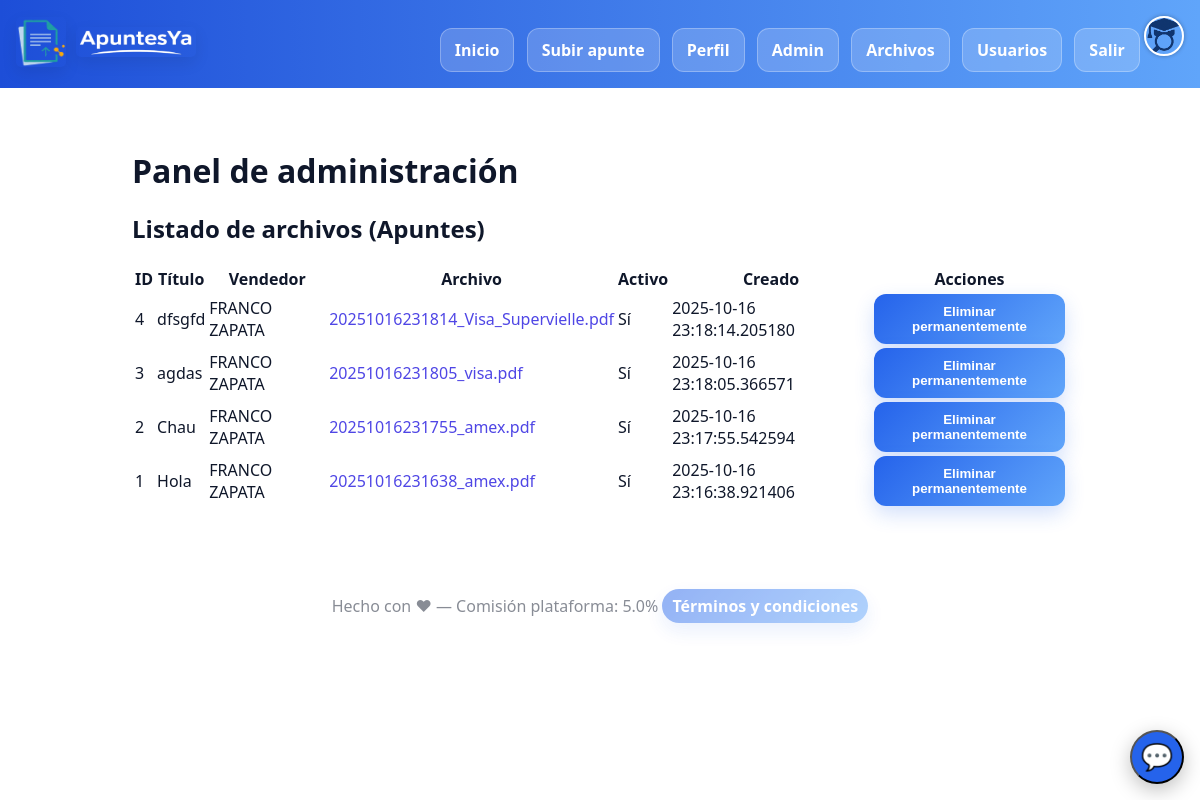
/admin/files (signed in), run on the app's committed database.
### apuntesya2/models.py (models this page shows)
class User(Base, UserMixin):
    __tablename__ = "users"
    id: Mapped[int] = mapped_column(Integer, primary_key=True, autoincrement=True)
    name: Mapped[str] = mapped_column(String(120), nullable=False)
    email: Mapped[str] = mapped_column(String(255), unique=True, nullable=False, index=True)
    password_hash: Mapped[str] = mapped_column(String(255), nullable=False)
    imagen_de_perfil: Mapped[str] = mapped_column(String(255), nullable=True)
    university: Mapped[str] = mapped_column(String(120), nullable=False)
    faculty: Mapped[str] = mapped_column(String(120), nullable=False)
    career: Mapped[str] = mapped_column(String(120), nullable=False)
    is_active: Mapped[bool] = mapped_column(Boolean, default=True)
    is_admin: Mapped[bool] = mapped_column(Boolean, default=False)
    deleted_at: Mapped[datetime] = mapped_column(DateTime, nullable=True)
    mp_user_id: Mapped[str] = mapped_column(String(64), nullable=True)
    mp_access_token: Mapped[str] = mapped_column(Text, nullable=True)
    mp_refresh_token: Mapped[str] = mapped_column(Text, nullable=True)
    mp_token_expires_at: Mapped[datetime] = mapped_column(DateTime, nullable=True)
    notes = relationship("Note", back_populates="seller")

class Note(Base):
    __tablename__ = "notes"
    id: Mapped[int] = mapped_column(Integer, primary_key=True, autoincrement=True)
    title: Mapped[str] = mapped_column(String(180), nullable=False)
    description: Mapped[str] = mapped_column(Text, nullable=False)
    university: Mapped[str] = mapped_column(String(120), nullable=False)
    faculty: Mapped[str] = mapped_column(String(120), nullable=False)
    career: Mapped[str] = mapped_column(String(120), nullable=False)
    price_cents: Mapped[int] = mapped_column(Integer, default=0)
    file_path: Mapped[str] = mapped_column(String(255), nullable=False)
    is_active: Mapped[bool] = mapped_column(Boolean, default=True)
    is_reported: Mapped[bool] = mapped_column(Boolean, default=False)
    seller_id: Mapped[int] = mapped_column(ForeignKey("users.id"), nullable=False)
    seller = relationship("User", back_populates="notes")
    deleted_at: Mapped[datetime] = mapped_column(DateTime, nullable=True)
    created_at: Mapped[datetime] = mapped_column(DateTime, default=datetime.utcnow)

### apuntesya2/admin/routes.py (the view)
@admin_bp.route("/files", endpoint="files_index_admin")
@login_required
def files_index_admin():
    _require_admin()
    with Session() as s:
        notes = (
            s.query(Note)
             .options(joinedload(Note.seller))          # <= carga seller en la misma query
             .order_by(getattr(Note, "created_at", Note.id).desc())
             .all()
        )
    return render_template("admin/files_list.html", notes=notes)

### apuntesya2/admin/routes.py (called while the page is built)
def _require_admin():
    if not (hasattr(current_user, "is_authenticated") and current_user.is_authenticated and getattr(current_user, "is_admin", False)):
        abort(403)

### apuntesya2/app.py (called while the page is built)
@login_manager.user_loader
def load_user(user_id):
    with Session() as s:
        return s.get(User, int(user_id))

@app.context_processor
def inject_contacts():
    emails = [e.strip() for e in str(app.config.get("CONTACT_EMAILS","")).split(",") if e.strip()]
    return dict(CONTACT_EMAILS=emails, CONTACT_WHATSAPP=app.config.get("CONTACT_WHATSAPP"), SUGGESTIONS_URL=app.config.get("SUGGESTIONS_URL"))

### apuntesya2/admin/templates/admin/files_list.html (shortened to what this page needs)
{% extends 'admin/base.html' %}
{% block admin_content %}
<h2>Listado de archivos (Apuntes)</h2>
<table class="table">
  <thead>
    <tr><th>ID</th><th>Título</th><th>Vendedor</th><th>Archivo</th><th>Activo</th><th>Creado</th><th>Acciones</th></tr>
  </thead>
  <tbody>
  {% for n in notes %}
    <tr>
      <td>{{ n.id }}</td>
      <td>{{ n.title }}</td>
      <td>{{ n.seller.name if n.seller else '—' }}</td>
      <td>
        {% if n.file_path %}
          <a href="{{ url_for('static', filename='placeholder') }}">{{ n.file_path }}</a>
        {% else %}
          —
        {% endif %}
      </td>
      <td>{{ 'Sí' if n.is_active else 'No' }}</td>
      <td>{{ n.created_at }}</td>
      <td>
        <form method="post" action="{{ url_for('admin.hard_delete_note', note_id=n.id) }}" onsubmit="return confirm('Eliminar permanentemente? Esta acción NO se puede deshacer.');">
          <button class="btn btn-danger btn-sm" type="submit">Eliminar permanentemente</button>
        </form>
      </td>
    </tr>
  {% endfor %}
  </tbody>
</table>
{% endblock %}

### apuntesya2/templates/base.html (shortened to what this page needs)
<!doctype html>
<html lang="es">
<head>
  <link rel="stylesheet" href="{{ url_for('static', filename='css/main.css') }}">
</head>
<body>
  <div class="nav">
    <div class="brand">
      <a href="{{ url_for('index') }}" class="brand-logo-link">
        <img src="{{ url_for('static', filename='img/logo.png') }}" alt="ApuntesYa" class="brand-logo-img">
      </a>
      <a href="{{ url_for('index') }}" class="brand-logo-link">
        <img src="{{ url_for('static', filename='img/logo1.png') }}" alt="ApuntesYa" class="brand-logo1-img">
      </a>
    </div>
    <div class="nav-actions">
      <a href="{{ url_for('index') }}" class="btn ghost">Inicio</a>
      {% if current_user.is_authenticated %}
      <a href="{{ url_for('upload_note') }}" class="btn">Subir apunte</a>
      <a href="{{ url_for('profile') }}" class="btn secondary">Perfil</a>
      {% if current_user.is_authenticated and current_user.is_admin %}
      <a href="{{ url_for('admin.dashboard') }}" class="btn ghost">Admin</a>
      <a href="/admin/files" class="btn ghost">Archivos</a>
      <a href="{{ url_for('admin.users_list') }}" class="btn ghost">Usuarios</a>
      {% endif %}
      <a href="{{ url_for('logout') }}" class="btn ghost">Salir</a>
      {% else %}
      <a href="{{ url_for('login') }}" class="btn ghost">Ingresar</a>
      <a href="{{ url_for('register') }}" class="btn">Registrarse</a>
      {% endif %}
      {% if current_user.is_authenticated %}
      <a href="{{ url_for('profile') }}" style="display:inline-flex;align-items:center;gap:8px">
        <img
          src="{% if (current_user.imagen_de_perfil or current_user.profile_image) %}{{ url_for('static', filename='uploads/profile_images/' ~ (current_user.imagen_de_perfil or current_user.profile_image)) }}{% else %}{{ url_for('static', filename='img/default_profile.png') }}{% endif %}"
          class="nav-profile-pic" alt="Foto de perfil">
      </a>
      {% endif %}
    </div>
  </div>
  <div class="container">
    {% block content %}{% endblock %}
  </div>
  <div class="footer">
    <div class="footer">
      Hecho con ♥ — Comisión plataforma: {{ config.get('PLATFORM_FEE_PERCENT', 5.0) }}%
      <a class="btn ghost" href="/terms">Términos y condiciones</a>
    </div>
  </div>
  <button id="contact-widget-button" aria-expanded="false" aria-controls="contact-widget-panel"
    aria-label="Abrir contacto" title="Contactar ApuntesYa"
    class="bg-blue-600 text-white text-lg flex items-center justify-center shadow-lg">
    💬
  </button>
</body>
</html>

### apuntesya2/static/css/main.css (style rules this page uses)
:root { --bg: #ffffff; --card: #111318; --ink: #e8e8ea; --muted: #a1a1aa; --brand: #4f46e5; }
* { box-sizing: border-box }
body { margin: 0; background: #ffffff; color: var(--ink); font-family: system-ui, -apple-system, Segoe UI, Roboto, Inter, Ubuntu, Arial }
a { color: var(--brand); text-decoration: none }
.container { max-width: 1000px; margin: 0 auto; padding: 16px }
.nav { display: flex; gap: 12px; align-items: center; justify-content: space-between; padding: 16px; margin-bottom: 8px; background: linear-gradient(180deg, #121420, #0b0c10) }
.brand { display: flex; gap: 10px; align-items: center }
.btn { display: inline-block; padding: 10px 14px; border-radius: 12px; background: var(--brand); color: white; border: none; cursor: pointer; font-weight: 600 }
.btn.secondary { background: #1f2937 }
.footer { opacity: .7; padding: 24px; text-align: center }
.brand-logo-img { width: 50px; height: 50px; border-radius: 5px; box-shadow: 0 6px 16px rgba(0, 0, 0, .08) }
.brand-logo1-img { width: 120px; height: 30px; border-radius: 5px; box-shadow: 0 6px 16px rgba(0, 0, 0, .08) }
.nav-actions .btn { margin-left: 8px }
:root { --nav-from: #1d4ed8; --nav-to: #60a5fa; }
.nav { background: linear-gradient(90deg, var(--nav-from), var(--nav-to)) !important; border-bottom: none !important; color: #fff; }
.nav a { color: #fff }
.nav .btn { background: rgba(255, 255, 255, .18); color: #fff; border: 1px solid rgba(255, 255, 255, .28); box-shadow: none; }
.btn { background: linear-gradient(135deg, #2563eb, #60a5fa); box-shadow: 0 8px 20px rgba(37, 99, 235, .20) }
:root { --surface: #ffffff; --surface-2: #f6faff; --border: #e5e7eb; --ink: #0f172a; --muted: #64748b; }
body, .container { background: #ffffff !important; }
.footer .btn { padding: 6px 10px; font-weight: 600; border-radius: 999px; }
#contact-widget-button { position: fixed; right: 16px; bottom: 16px; z-index: 1040; border-radius: 50%; width: 54px; height: 54px; background-color: #2563eb; color: #fff; font-size: 26px; display: flex; align-items: center; justify-content: center; box-shadow: 0 6px 20px rgba(0, 0, 0, 0.25); cursor: pointer; transition: all .2s ease; }

### apuntesya2/templates/base.html (style rules this page uses)
.nav-profile-pic { width: 40px; height: 40px; border-radius: 50%; object-fit: cover; border: 2px solid #fff; box-shadow: 0 0 4px rgba(0, 0, 0, 0.3); }
.nav-profile-pic { display: block; width: fit-content; margin: 0 auto; display: inline-flex; align-items: center; gap: 8px; }

### data on the page
User: imagen_de_perfil (picture)
Note: id "4", title "dfsgfd", seller "FRANCO ZAPATA", file_path "20251016231814_Visa_Supervielle.pdf", is_active "Sí", created_at "2025-10-16 23:18:14.205180"
Note: id "3", title "agdas", seller "FRANCO ZAPATA", file_path "20251016231805_visa.pdf", is_active "Sí", created_at "2025-10-16 23:18:05.366571"
Note: id "2", title "Chau", seller "FRANCO ZAPATA", file_path "20251016231755_amex.pdf", is_active "Sí", created_at "2025-10-16 23:17:55.542594"
Note: id "1", title "Hola", seller "FRANCO ZAPATA", file_path "20251016231638_amex.pdf", is_active "Sí", created_at "2025-10-16 23:16:38.921406"

### other printed values
{{ config.get('PLATFORM_FEE_PERCENT', 5.0) }} "5.0"
